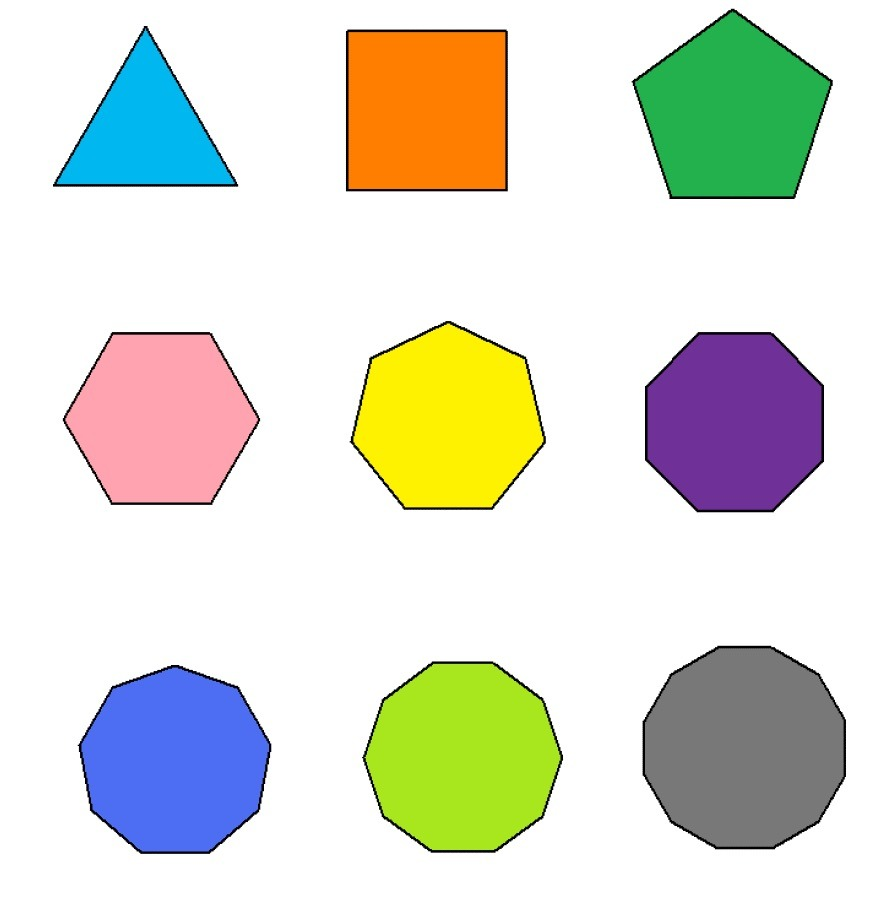
#> input picture img/Polygon.jpg, 894 x 913 px, found by its file name
$ python 13-detect_shape.py
#> lines starting #> are read from the running program, lines starting #| are printed output that depends on the picture; after the words box and inside, x2 and y2 are one past the last pixel; in counts of white or black regions, pixels touching at a corner belong together
import cv2
import numpy as np


img = cv2.imread("img/Polygon.jpg")
#> img is the input picture: shape (913, 894, 3); mean B, G, R 210.5, 223, 221.3
img = cv2.resize(img, (300, 300))
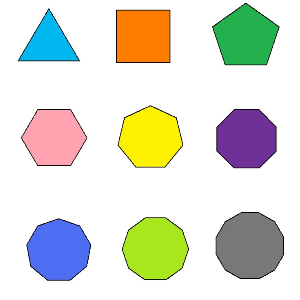
#> img: shape (300, 300, 3); mean B, G, R 210.5, 222.9, 221.3
img_gray = cv2.cvtColor(img, cv2.COLOR_BGR2GRAY)
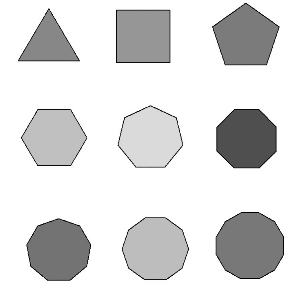
#> img_gray: shape (300, 300); min 0, max 255, mean 221

_, thresh = cv2.threshold(img_gray, 235, 255, cv2.THRESH_BINARY)
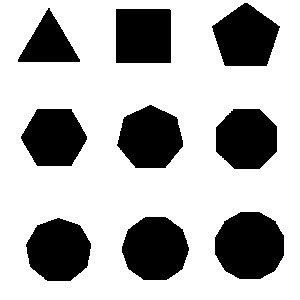
#> thresh: shape (300, 300); 70.1% white; 9 black regions

contours, hierarchy = cv2.findContours(thresh, cv2.RETR_LIST, cv2.CHAIN_APPROX_NONE)
#> contours = 10 contours; largest, box (x1, y1, x2, y2) and area: (0, 0, 300, 300) 89401, (214, 211, 285, 280) 3823, (121, 216, 190, 281) 3401, (25, 217, 92, 282) 3225, (116, 104, 184, 169) 3182

max_area = 0
for cnt in contours:
    area = cv2.contourArea(cnt)
    if area > max_area:
        max_area = area
#> this loop made 10 passes
#> (area, max_area) on passes 1, 2, 3, 10: (3225, 3225), (3401, 3401), (3823, 3823), (89401, 89401)
#> area on passes 4 to 9: 3113.5, 2977, 3182.5, 3076.5, 1841, 3100
#> after the loop, max_area = 89401

for cnt in contours:
    area = cv2.contourArea(cnt)
    approx = cv2.approxPolyDP(cnt, 0.1 * cv2.arcLength(cnt, True), True)
    print(approx)
    if area < 0.9 * max_area:
        if len(approx) == 5:
            cv2.drawContours(img, [approx], -1 ,(0,0,255), 2)
        if len(approx) == 3:
            cv2.drawContours(img, [approx], -1 ,(255,0,255), 2)
#> this loop made 10 passes
#> (area, approx) on passes 1, 2, 3, 4, 5, 6, 7, 8, 10: (3225, [[37, 224], [79, 224], [87, 267], [33, 270]]), (3401, [[145, 216], [187, 240], [166, 280], [121, 252]]), (3823, [[240, 211], [284, 235], [260, 279], [214, 254]]), (3113.5, [[233, 108], [277, 126], [259, 169], [215, 151]]), (2977, [[37, 108], [72, 109], [71, 166], [23, 144]]), (3182.5, [[124, 116], [177, 117], [165, 168], [119, 149]]), (3076.5, [[115, 9], [169, 8], [171, 62], [116, 63]]), (1841, [[48, 7], [79, 62], [17, 61]]), (89401, [[0, 0], [0, 299], [299, 299], [299, 0]])
#> (printed output is left out)
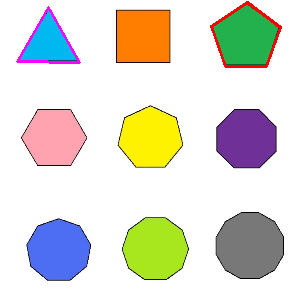
#> img: shape (300, 300, 3); 1.22% of pixels changed, all inside (x1, y1, x2, y2) = (16, 1, 282, 68)

cv2.imshow("Src", img)
cv2.imshow("Output", thresh)

cv2.waitKey(0)
cv2.destroyAllWindows()
